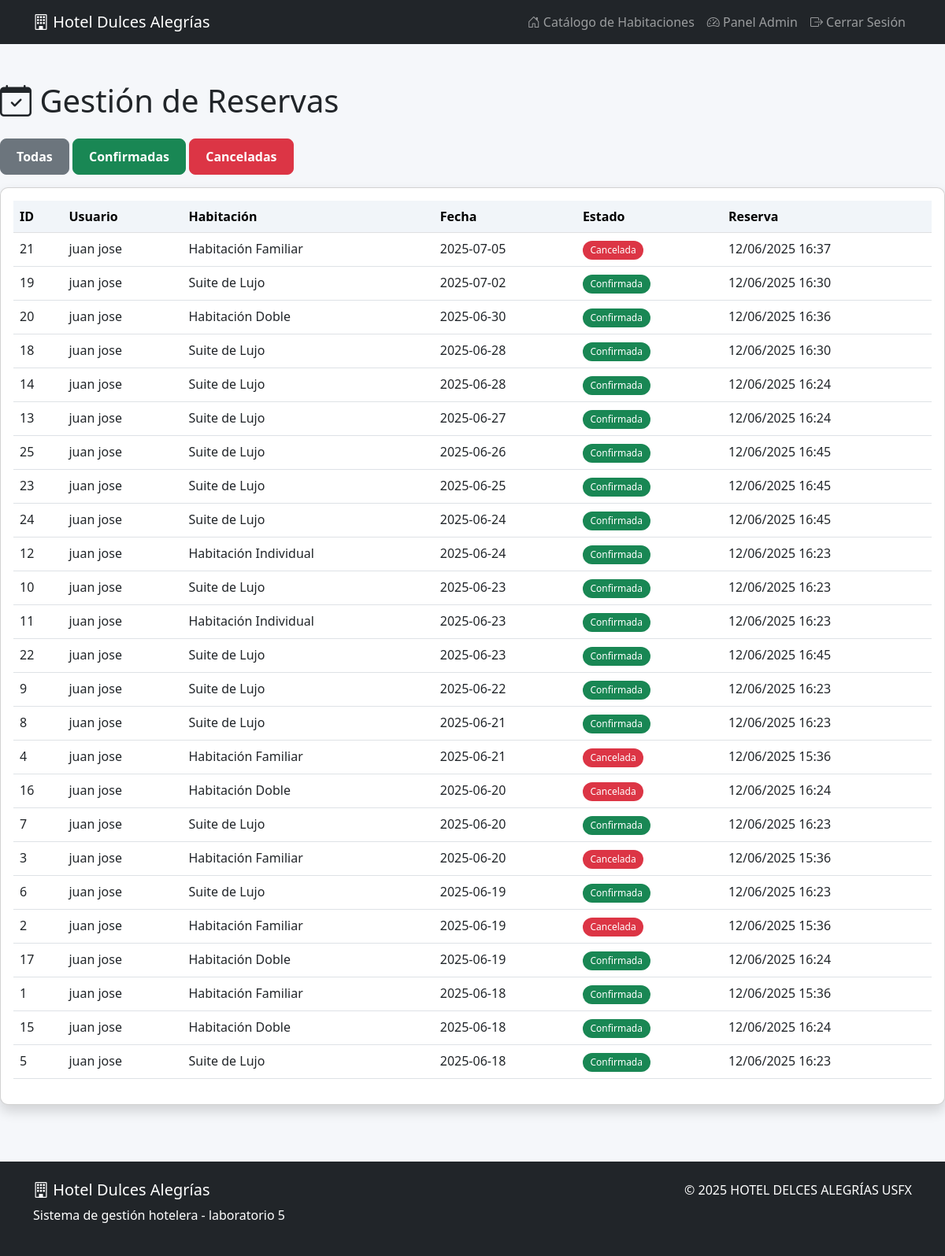
The app's page /admin/reservations.php (signed in) with its own data.
### tables this page shows
CREATE TABLE `reservations` (
  `id` int(11) NOT NULL,
  `user_id` int(11) NOT NULL,
  `room_id` int(11) NOT NULL,
  `date` date NOT NULL,
  `status` enum('confirmed','cancelled') DEFAULT 'confirmed',
  `created_at` timestamp NOT NULL DEFAULT current_timestamp()
);

CREATE TABLE `users` (
  `id` int(11) NOT NULL,
  `name` varchar(100) NOT NULL,
  `email` varchar(100) NOT NULL,
  `password` varchar(255) NOT NULL,
  `role` enum('user','admin') DEFAULT 'user',
  `created_at` timestamp NOT NULL DEFAULT current_timestamp()
);

CREATE TABLE `rooms` (
  `id` int(11) NOT NULL,
  `name` varchar(100) NOT NULL,
  `type` varchar(50) NOT NULL,
  `description` text NOT NULL,
  `price` decimal(10,2) NOT NULL,
  `images` text DEFAULT NULL
);

### admin/reservations.php (the view, shortened to what this page needs)
<?php
require_once '../includes/db.php';
$statusCondition = '';
$stmt = $pdo->query("
    SELECT r.id, u.name AS user_name, rm.name AS room_name, r.date, r.status, r.created_at
    FROM reservations r
    JOIN users u ON r.user_id = u.id
    JOIN rooms rm ON r.room_id = rm.id
    $statusCondition
    ORDER BY r.date DESC
");
$reservations = $stmt->fetchAll();
?>
<?php include '../includes/header.php'; ?>
<h1 class="mb-4"><i class="bi bi-calendar-check"></i> Gestión de Reservas</h1>
<div class="mb-3">
    <a href="?status=all" class="btn btn-secondary">Todas</a>
    <a href="?status=confirmed" class="btn btn-success">Confirmadas</a>
    <a href="?status=cancelled" class="btn btn-danger">Canceladas</a>
</div>
<div class="card shadow mb-4">
    <div class="card-body">
        <div class="table-responsive">
            <table class="table table-hover">
                <thead class="table-light">
                    <tr>
                        <th>ID</th>
                        <th>Usuario</th>
                        <th>Habitación</th>
                        <th>Fecha</th>
                        <th>Estado</th>
                        <th>Reserva</th>
                    </tr>
                </thead>
                <tbody>
                    <?php foreach ($reservations as $reservation): ?>
                    <tr>
                        <td><?= $reservation['id'] ?></td>
                        <td><?= htmlspecialchars($reservation['user_name']) ?></td>
                        <td><?= htmlspecialchars($reservation['room_name']) ?></td>
                        <td><?= $reservation['date'] ?></td>
                        <td>
                            <span class="badge bg-<?= $reservation['status'] === 'confirmed' ? 'success' : 'danger' ?>">
                                <?= $reservation['status'] === 'confirmed' ? 'Confirmada' : 'Cancelada' ?>
                            </span>
                        </td>
                        <td><?= date('d/m/Y H:i', strtotime($reservation['created_at'])) ?></td>
                    </tr>
                    <?php endforeach; ?>
                </tbody>
            </table>
        </div>
    </div>
</div>
<?php include '../includes/footer.php'; ?>

### assets/css/style.css (style rules this page uses)
:root { --primary: #0d6efd; --secondary: #6c757d; --success: #198754; --info: #0dcaf0; --warning: #ffc107; --danger: #dc3545; --light: #f8f9fa; --dark: #212529; }
body { background-color: #f5f7fa; min-height: 100vh; display: flex; flex-direction: column; }
.card { border-radius: 10px; overflow: hidden; transition: transform 0.3s, box-shadow 0.3s; }
.table th { background-color: #f1f5f9; }
.btn { border-radius: 8px; padding: 10px 20px; font-weight: 600; transition: all 0.3s; }
.btn-success { background-color: var(--success); border-color: var(--success); }
.btn-danger { background-color: var(--danger); border-color: var(--danger); }
.badge { font-weight: 500; padding: 0.5em 0.8em; border-radius: 20px; }

### records on screen
reservations: id "21", user.name "juan jose", room.name "Habitación Familiar", date "2025-07-05", status "Cancelada", created_at "12/06/2025 16:37"
reservations: id "19", user.name "juan jose", room.name "Suite de Lujo", date "2025-07-02", status "Confirmada", created_at "12/06/2025 16:30"
reservations: id "20", user.name "juan jose", room.name "Habitación Doble", date "2025-06-30", status "Confirmada", created_at "12/06/2025 16:36"
reservations: id "18", user.name "juan jose", room.name "Suite de Lujo", date "2025-06-28", status "Confirmada", created_at "12/06/2025 16:30"
reservations: id "14", user.name "juan jose", room.name "Suite de Lujo", date "2025-06-28", status "Confirmada", created_at "12/06/2025 16:24"
reservations: id "13", user.name "juan jose", room.name "Suite de Lujo", date "2025-06-27", status "Confirmada", created_at "12/06/2025 16:24"
reservations: id "25", user.name "juan jose", room.name "Suite de Lujo", date "2025-06-26", status "Confirmada", created_at "12/06/2025 16:45"
reservations: id "23", user.name "juan jose", room.name "Suite de Lujo", date "2025-06-25", status "Confirmada", created_at "12/06/2025 16:45"
reservations: id "24", user.name "juan jose", room.name "Suite de Lujo", date "2025-06-24", status "Confirmada", created_at "12/06/2025 16:45"
reservations: id "12", user.name "juan jose", room.name "Habitación Individual", date "2025-06-24", status "Confirmada", created_at "12/06/2025 16:23"
reservations: id "10", user.name "juan jose", room.name "Suite de Lujo", date "2025-06-23", status "Confirmada", created_at "12/06/2025 16:23"
reservations: id "11", user.name "juan jose", room.name "Habitación Individual", date "2025-06-23", status "Confirmada", created_at "12/06/2025 16:23"
reservations: id "22", user.name "juan jose", room.name "Suite de Lujo", date "2025-06-23", status "Confirmada", created_at "12/06/2025 16:45"
reservations: id "9", user.name "juan jose", room.name "Suite de Lujo", date "2025-06-22", status "Confirmada", created_at "12/06/2025 16:23"
reservations: id "8", user.name "juan jose", room.name "Suite de Lujo", date "2025-06-21", status "Confirmada", created_at "12/06/2025 16:23"
reservations: id "4", user.name "juan jose", room.name "Habitación Familiar", date "2025-06-21", status "Cancelada", created_at "12/06/2025 15:36"
reservations: id "16", user.name "juan jose", room.name "Habitación Doble", date "2025-06-20", status "Cancelada", created_at "12/06/2025 16:24"
reservations: id "7", user.name "juan jose", room.name "Suite de Lujo", date "2025-06-20", status "Confirmada", created_at "12/06/2025 16:23"
reservations: id "3", user.name "juan jose", room.name "Habitación Familiar", date "2025-06-20", status "Cancelada", created_at "12/06/2025 15:36"
reservations: id "6", user.name "juan jose", room.name "Suite de Lujo", date "2025-06-19", status "Confirmada", created_at "12/06/2025 16:23"
reservations: id "2", user.name "juan jose", room.name "Habitación Familiar", date "2025-06-19", status "Cancelada", created_at "12/06/2025 15:36"
reservations: id "17", user.name "juan jose", room.name "Habitación Doble", date "2025-06-19", status "Confirmada", created_at "12/06/2025 16:24"
reservations: id "1", user.name "juan jose", room.name "Habitación Familiar", date "2025-06-18", status "Confirmada", created_at "12/06/2025 15:36"
reservations: id "15", user.name "juan jose", room.name "Habitación Doble", date "2025-06-18", status "Confirmada", created_at "12/06/2025 16:24"
reservations: id "5", user.name "juan jose", room.name "Suite de Lujo", date "2025-06-18", status "Confirmada", created_at "12/06/2025 16:23"
